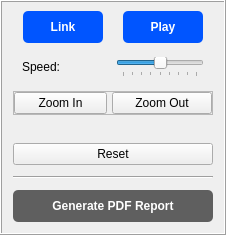
           <widget class="QFrame" name="LinkControls">
            <property name="sizePolicy">
             <sizepolicy hsizetype="Expanding" vsizetype="Expanding">
              <horstretch>0</horstretch>
              <verstretch>0</verstretch>
             </sizepolicy>
            </property>
            <property name="maximumSize">
             <size>
              <width>250</width>
              <height>16777215</height>
             </size>
            </property>
            <property name="frameShape">
             <enum>QFrame::Box</enum>
            </property>
            <property name="frameShadow">
             <enum>QFrame::Raised</enum>
            </property>
            <property name="lineWidth">
             <number>1</number>
            </property>
            <layout class="QVBoxLayout" name="verticalLayout_14">
             <property name="spacing">
              <number>5</number>
             </property>
             <property name="topMargin">
              <number>9</number>
             </property>
             <item alignment="Qt::AlignHCenter">
              <widget class="QFrame" name="frame_14">
               <property name="minimumSize">
                <size>
                 <width>0</width>
                 <height>32</height>
                </size>
               </property>
               <property name="maximumSize">
                <size>
                 <width>16777215</width>
                 <height>40</height>
                </size>
               </property>
               <property name="frameShape">
                <enum>QFrame::NoFrame</enum>
               </property>
               <property name="frameShadow">
                <enum>QFrame::Raised</enum>
               </property>
               <property name="lineWidth">
                <number>0</number>
               </property>
               <layout class="QHBoxLayout" name="horizontalLayout_18">
                <property name="spacing">
                 <number>20</number>
                </property>
                <property name="leftMargin">
                 <number>0</number>
                </property>
                <property name="topMargin">
                 <number>0</number>
                </property>
                <property name="rightMargin">
                 <number>0</number>
                </property>
                <property name="bottomMargin">
                 <number>0</number>
                </property>
                <item>
                 <widget class="QPushButton" name="linkButton">
                  <property name="sizePolicy">
                   <sizepolicy hsizetype="Expanding" vsizetype="Expanding">
                    <horstretch>0</horstretch>
                    <verstretch>0</verstretch>
                   </sizepolicy>
                  </property>
                  <property name="minimumSize">
                   <size>
                    <width>80</width>
                    <height>30</height>
                   </size>
                  </property>
                  <property name="maximumSize">
                   <size>
                    <width>16777215</width>
                    <height>16777215</height>
                   </size>
                  </property>
                  <property name="font">
                   <font>
                    <bold>true</bold>
                   </font>
                  </property>
                  <property name="styleSheet">
                   <string notr="true">

QPushButton {
    background-color: rgb(0, 85, 255);
color:rgb(255, 255, 255);
border-radius:5px;
}

QPushButton:hover {
    background-color: rgb(0, 50, 150);
}
</string>
                  </property>
                  <property name="text">
                   <string>Link</string>
                  </property>
                 </widget>
                </item>
                <item>
                 <widget class="QPushButton" name="PlayPauseButton_3">
                  <property name="sizePolicy">
                   <sizepolicy hsizetype="Expanding" vsizetype="Expanding">
                    <horstretch>0</horstretch>
                    <verstretch>0</verstretch>
                   </sizepolicy>
                  </property>
                  <property name="minimumSize">
                   <size>
                    <width>80</width>
                    <height>30</height>
                   </size>
                  </property>
                  <property name="maximumSize">
                   <size>
                    <width>16777215</width>
                    <height>16777215</height>
                   </size>
                  </property>
                  <property name="font">
                   <font>
                    <bold>true</bold>
                   </font>
                  </property>
                  <property name="styleSheet">
                   <string notr="true">

QPushButton {
    background-color: rgb(0, 85, 255);
color:rgb(255, 255, 255);
border-radius:5px;
}

QPushButton:hover {
    background-color: rgb(0, 50, 150);
}
</string>
                  </property>
                  <property name="text">
                   <string>Play</string>
                  </property>
                 </widget>
                </item>
               </layout>
              </widget>
             </item>
             <item>
              <widget class="QFrame" name="frame_15">
               <property name="sizePolicy">
                <sizepolicy hsizetype="Expanding" vsizetype="Expanding">
                 <horstretch>0</horstretch>
                 <verstretch>0</verstretch>
                </sizepolicy>
               </property>
               <property name="maximumSize">
                <size>
                 <width>16777215</width>
                 <height>16777215</height>
                </size>
               </property>
               <property name="frameShape">
                <enum>QFrame::NoFrame</enum>
               </property>
               <property name="frameShadow">
                <enum>QFrame::Raised</enum>
               </property>
               <property name="lineWidth">
                <number>0</number>
               </property>
               <layout class="QHBoxLayout" name="horizontalLayout_15">
                <item>
                 <widget class="QLabel" name="label_12">
                  <property name="sizePolicy">
                   <sizepolicy hsizetype="Expanding" vsizetype="Expanding">
                    <horstretch>0</horstretch>
                    <verstretch>0</verstretch>
                   </sizepolicy>
                  </property>
                  <property name="minimumSize">
                   <size>
                    <width>0</width>
                    <height>15</height>
                   </size>
                  </property>
                  <property name="maximumSize">
                   <size>
                    <width>16777215</width>
                    <height>16777215</height>
                   </size>
                  </property>
                  <property name="text">
                   <string>Speed:</string>
                  </property>
                 </widget>
                </item>
                <item>
                 <widget class="QSlider" name="SpeedSlider_3">
                  <property name="sizePolicy">
                   <sizepolicy hsizetype="Expanding" vsizetype="Expanding">
                    <horstretch>0</horstretch>
                    <verstretch>0</verstretch>
                   </sizepolicy>
                  </property>
                  <property name="minimumSize">
                   <size>
                    <width>0</width>
                    <height>15</height>
                   </size>
                  </property>
                  <property name="maximumSize">
                   <size>
                    <width>16777215</width>
                    <height>16777215</height>
                   </size>
                  </property>
                  <property name="maximum">
                   <number>8</number>
                  </property>
                  <property name="value">
                   <number>4</number>
                  </property>
                  <property name="tracking">
                   <bool>true</bool>
                  </property>
                  <property name="orientation">
                   <enum>Qt::Horizontal</enum>
                  </property>
                  <property name="tickPosition">
                   <enum>QSlider::TicksBelow</enum>
                  </property>
                  <property name="tickInterval">
                   <number>0</number>
                  </property>
                 </widget>
                </item>
               </layout>
              </widget>
             </item>
             <item>
              <widget class="QFrame" name="frame_6">
               <property name="frameShape">
                <enum>QFrame::StyledPanel</enum>
               </property>
               <property name="frameShadow">
                <enum>QFrame::Raised</enum>
               </property>
               <layout class="QHBoxLayout" name="horizontalLayout_9">
                <property name="spacing">
                 <number>5</number>
                </property>
                <property name="leftMargin">
                 <number>0</number>
                </property>
                <property name="topMargin">
                 <number>0</number>
                </property>
                <property name="rightMargin">
                 <number>0</number>
                </property>
                <property name="bottomMargin">
                 <number>0</number>
                </property>
                <item>
                 <widget class="QPushButton" name="ZoomIn_3">
                  <property name="sizePolicy">
                   <sizepolicy hsizetype="Expanding" vsizetype="Expanding">
                    <horstretch>0</horstretch>
                    <verstretch>0</verstretch>
                   </sizepolicy>
                  </property>
                  <property name="minimumSize">
                   <size>
                    <width>50</width>
                    <height>22</height>
                   </size>
                  </property>
                  <property name="maximumSize">
                   <size>
                    <width>100</width>
                    <height>30</height>
                   </size>
                  </property>
                  <property name="styleSheet">
                   <string notr="true"/>
                  </property>
                  <property name="text">
                   <string>Zoom In</string>
                  </property>
                 </widget>
                </item>
                <item>
                 <widget class="QPushButton" name="ZoomOut_3">
                  <property name="sizePolicy">
                   <sizepolicy hsizetype="Expanding" vsizetype="Expanding">
                    <horstretch>0</horstretch>
                    <verstretch>0</verstretch>
                   </sizepolicy>
                  </property>
                  <property name="minimumSize">
                   <size>
                    <width>100</width>
                    <height>22</height>
                   </size>
                  </property>
                  <property name="maximumSize">
                   <size>
                    <width>100</width>
                    <height>30</height>
                   </size>
                  </property>
                  <property name="styleSheet">
                   <string notr="true"/>
                  </property>
                  <property name="text">
                   <string>Zoom Out</string>
                  </property>
                 </widget>
                </item>
               </layout>
              </widget>
             </item>
             <item>
              <widget class="QFrame" name="frame_16">
               <property name="maximumSize">
                <size>
                 <width>16777215</width>
                 <height>16777215</height>
                </size>
               </property>
               <property name="frameShape">
                <enum>QFrame::NoFrame</enum>
               </property>
               <property name="frameShadow">
                <enum>QFrame::Raised</enum>
               </property>
               <property name="lineWidth">
                <number>0</number>
               </property>
               <layout class="QHBoxLayout" name="horizontalLayout_16"/>
              </widget>
             </item>
             <item>
              <widget class="QPushButton" name="ResetButton_3">
               <property name="text">
                <string>Reset</string>
               </property>
              </widget>
             </item>
             <item>
              <widget class="Line" name="line_3">
               <property name="sizePolicy">
                <sizepolicy hsizetype="Expanding" vsizetype="Expanding">
                 <horstretch>0</horstretch>
                 <verstretch>0</verstretch>
                </sizepolicy>
               </property>
               <property name="minimumSize">
                <size>
                 <width>200</width>
                 <height>15</height>
                </size>
               </property>
               <property name="maximumSize">
                <size>
                 <width>16777215</width>
                 <height>16777215</height>
                </size>
               </property>
               <property name="orientation">
                <enum>Qt::Horizontal</enum>
               </property>
              </widget>
             </item>
             <item>
              <widget class="QFrame" name="frame_19">
               <property name="sizePolicy">
                <sizepolicy hsizetype="Expanding" vsizetype="Expanding">
                 <horstretch>0</horstretch>
                 <verstretch>0</verstretch>
                </sizepolicy>
               </property>
               <property name="minimumSize">
                <size>
                 <width>0</width>
                 <height>32</height>
                </size>
               </property>
               <property name="maximumSize">
                <size>
                 <width>16777215</width>
                 <height>40</height>
                </size>
               </property>
               <property name="frameShape">
                <enum>QFrame::NoFrame</enum>
               </property>
               <property name="frameShadow">
                <enum>QFrame::Raised</enum>
               </property>
               <property name="lineWidth">
                <number>0</number>
               </property>
               <layout class="QVBoxLayout" name="verticalLayout_15">
                <property name="spacing">
                 <number>0</number>
                </property>
                <property name="leftMargin">
                 <number>0</number>
                </property>
                <property name="topMargin">
                 <number>0</number>
                </property>
                <property name="rightMargin">
                 <number>0</number>
                </property>
                <property name="bottomMargin">
                 <number>0</number>
                </property>
                <item>
                 <widget class="QPushButton" name="pdfButton">
                  <property name="sizePolicy">
                   <sizepolicy hsizetype="Expanding" vsizetype="Expanding">
                    <horstretch>0</horstretch>
                    <verstretch>0</verstretch>
                   </sizepolicy>
                  </property>
                  <property name="minimumSize">
                   <size>
                    <width>150</width>
                    <height>30</height>
                   </size>
                  </property>
                  <property name="maximumSize">
                   <size>
                    <width>16777215</width>
                    <height>16777215</height>
                   </size>
                  </property>
                  <property name="font">
                   <font>
                    <bold>true</bold>
                   </font>
                  </property>
                  <property name="styleSheet">
                   <string notr="true">

QPushButton {
background-color: rgb(95, 95, 95);
color:rgb(255, 255, 255);
border-radius:5px;
}

QPushButton:hover {
    background-color: rgb(61, 61, 61);
}
</string>
                  </property>
                  <property name="text">
                   <string> Generate PDF Report </string>
                  </property>
                  <property name="checkable">
                   <bool>true</bool>
                  </property>
                  <property name="checked">
                   <bool>false</bool>
                  </property>
                 </widget>
                </item>
               </layout>
              </widget>
             </item>
            </layout>
           </widget>
